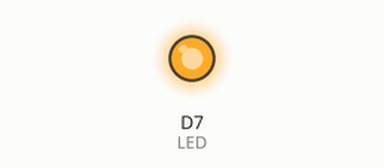
This sketch was run on a simulated ESP8266 (NodeMCU). On the bench: output pins drawn as LEDs (lit = HIGH).

Above: at 0.15 s.
At 6.2 s:
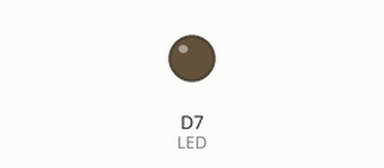
Timing chart, 0 to 8.6 s (numbered marks = the images above):
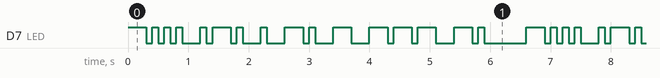

The sketch:

BlinkName.ino
```cpp
/* Deakin OnTrack Task 2.1P
 * Author:          Brenton Fleming
 * Student ID:      217603898
 * Modified:        17/03/2018
 *
 * Description:     Simple application to blink my first name in morse code using the onboard LED.
 *
 * Sources:         Forked from Particle Photon Example "Blink an LED"
 *                  Morse code patterns based on https://morsecode.scphillips.com/morse2.html
 */

// Proprocessor directives
#define LED D7

void setup() {
    // Set pin modes
    pinMode(LED, OUTPUT);
}

void loop() {
    // Morse code B (-...)
    digitalWrite(LED, HIGH);
    delay(300);
    digitalWrite(LED, LOW);
    delay(100);

    digitalWrite(LED, HIGH);
    delay(100);
    digitalWrite(LED, LOW);
    delay(100);

    digitalWrite(LED, HIGH);
    delay(100);
    digitalWrite(LED, LOW);
    delay(100);

    digitalWrite(LED, HIGH);
    delay(100);
    digitalWrite(LED, LOW);
    delay(300);

    // Morse code R (.-.)
    digitalWrite(LED, HIGH);
    delay(100);
    digitalWrite(LED, LOW);
    delay(100);

    digitalWrite(LED, HIGH);
    delay(300);
    digitalWrite(LED, LOW);
    delay(100);

    digitalWrite(LED, HIGH);
    delay(100);
    digitalWrite(LED, LOW);
    delay(300);

    // Morse code E (.)
    digitalWrite(LED, HIGH);
    delay(100);
    digitalWrite(LED, LOW);
    delay(300);

    // Morse code N (-.)
    digitalWrite(LED, HIGH);
    delay(300);
    digitalWrite(LED, LOW);
    delay(100);

    digitalWrite(LED, HIGH);
    delay(100);
    digitalWrite(LED, LOW);
    delay(300);

    // Morse code T (-)
    digitalWrite(LED, HIGH);
    delay(300);
    digitalWrite(LED, LOW);
    delay(300);

    // Morse code O (---)
    digitalWrite(LED, HIGH);
    delay(300);
    digitalWrite(LED, LOW);
    delay(100);

    digitalWrite(LED, HIGH);
    delay(300);
    digitalWrite(LED, LOW);
    delay(100);

    digitalWrite(LED, HIGH);
    delay(300);
    digitalWrite(LED, LOW);
    delay(300);

    // Morse code N (-.)
    digitalWrite(LED, HIGH);
    delay(300);
    digitalWrite(LED, LOW);
    delay(100);

    digitalWrite(LED, HIGH);
    delay(100);
    digitalWrite(LED, LOW);
    delay(700);
}
```

Measured:
- by itself, D7 (LED): moves between LOW and HIGH, repeating every 6.6 s
- by itself, everything shown: repeats every 6.6 s, in 20 steps
